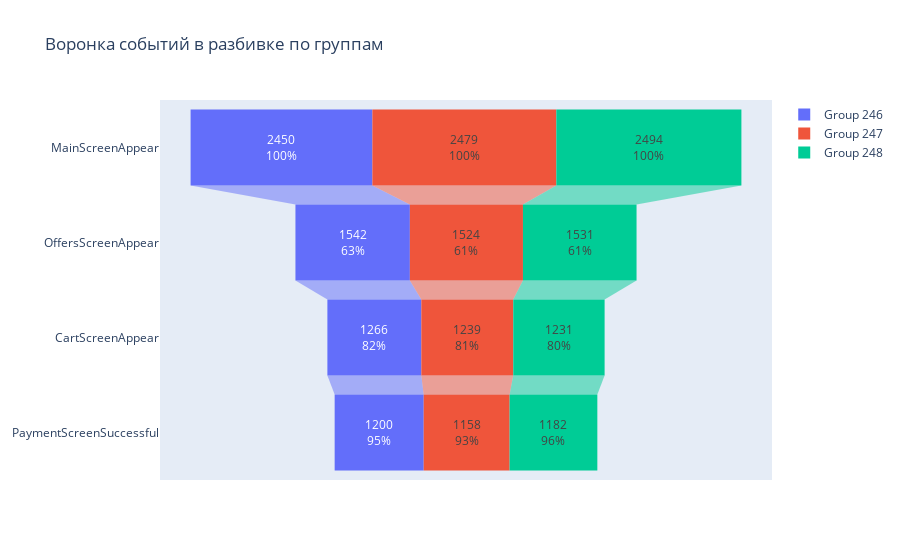

Write notebook code for a chart like this one.
### Code cell
fig = go.Figure()
fig.update_layout(title={'text': "Воронка событий в разбивке по группам"})

fig.add_trace(go.Funnel(
    name = 'Group 246',
    orientation = "h",
    y = users_by_group['event_name'],
    x = users_by_group[246],
    textposition = "inside",
    textinfo = "value+percent previous"))
fig.add_trace(go.Funnel(
    name = 'Group 247',
    orientation = "h",
    y = users_by_group['event_name'],
    x = users_by_group[247],
    textposition = "inside",
    textinfo = "value+percent previous"))
fig.add_trace(go.Funnel(
    name = 'Group 248',
    orientation = "h",
    y = users_by_group['event_name'],
    x = users_by_group[248],
    textposition = "inside",
    textinfo = "value+percent previous"))
fig.show()

### Figure 1 — Plotly figure (JSON) as saved in the notebook; plotly's stock layout.template omitted (floating-point values rounded to 4 significant figures)
{"data": [{"name": "Group 246", "orientation": "h", "textinfo": "value+percent previous", "textposition": "inside", "type": "funnel", "x": [2450, 1542, 1266, 1200], "y": ["MainScreenAppear", "OffersScreenAppear", "CartScreenAppear", "PaymentScreenSuccessful"]}, {"name": "Group 247", "orientation": "h", "textinfo": "value+percent previous", "textposition": "inside", "type": "funnel", "x": [2479, 1524, 1239, 1158], "y": ["MainScreenAppear", "OffersScreenAppear", "CartScreenAppear", "PaymentScreenSuccessful"]}, {"name": "Group 248", "orientation": "h", "textinfo": "value+percent previous", "textposition": "inside", "type": "funnel", "x": [2494, 1531, 1231, 1182], "y": ["MainScreenAppear", "OffersScreenAppear", "CartScreenAppear", "PaymentScreenSuccessful"]}], "layout": {"autosize": true, "title": {"text": "Воронка событий в разбивке по группам"}, "xaxis": {"autorange": true, "range": [-4124.0, 4124.0], "type": "linear"}, "yaxis": {"autorange": true, "range": [3.5, -0.5], "type": "category"}}}
